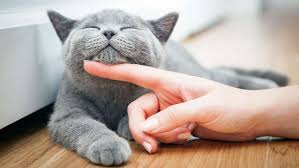
#> input picture cat.jpeg, 299 x 168 px
$ python image_br.py
#> lines starting #> are read from the running program, lines starting #| are printed output that depends on the picture; after the words box and inside, x2 and y2 are one past the last pixel; in counts of white or black regions, pixels touching at a corner belong together

import cv2
import numpy as np


image ="cat.jpeg"
#creating blank window
blank_image = np.zeros((400,500,3), np.uint8)

#for making boxes and naming the boxes
cv2.putText(blank_image,'1',(100,100),cv2.FONT_HERSHEY_SIMPLEX,1,(255,255,255),2)
cv2.rectangle(blank_image,(0,0),(200,200),(255,255,255),2)
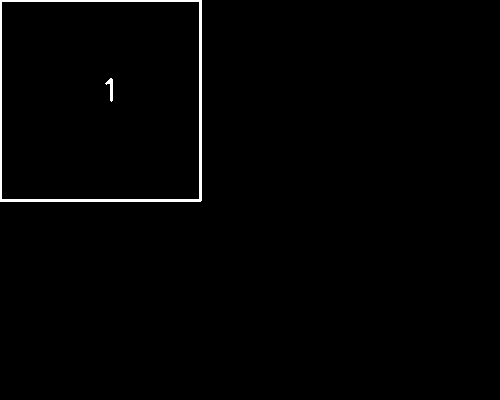
#> blank_image: shape (400, 500, 3); 1% white; 2 white regions, box (x1, y1, x2, y2) and area: (0, 0, 202, 202) 1994, (105, 78, 113, 102) 85
cv2.putText(blank_image,'2',(300,100),cv2.FONT_HERSHEY_SIMPLEX,1,(255,255,255),2)
cv2.rectangle(blank_image,(200,0),(400,200),(255,255,255),2)
cv2.putText(blank_image,'3',(100,300),cv2.FONT_HERSHEY_SIMPLEX,1,(255,255,255),2)
cv2.rectangle(blank_image,(0,200),(200,400),(255,255,255),2)
cv2.putText(blank_image,'4',(300,300),cv2.FONT_HERSHEY_SIMPLEX,1,(255,255,255),2)
cv2.rectangle(blank_image,(200,200),(400,400),(255,255,255),2)
#> blank_image: shape (400, 500, 3); 3.1% white; 5 white regions, box (x1, y1, x2, y2) and area: (0, 0, 402, 400) 5564, (302, 78, 319, 102) 165, (102, 278, 119, 302) 158, (302, 278, 320, 302) 154, (105, 78, 113, 102) 85


#reading image and creating window
cv2.namedWindow('window')
im=cv2.imread(image)
#> im is the input picture: shape (168, 299, 3); mean B, G, R 155, 163.6, 178.6
im=cv2.resize(im,(400,400))
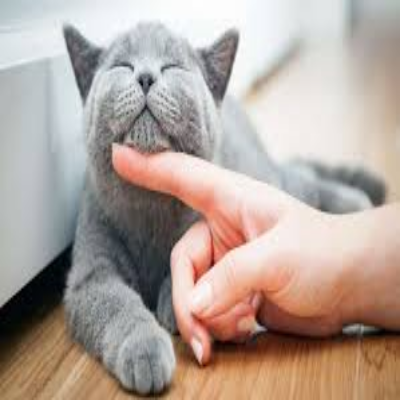
#> im: shape (400, 400, 3); mean B, G, R 154.9, 163.5, 178.5

#creating four segment images
im1=im[0:200,0:200]
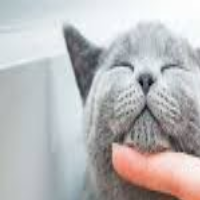
#> im1: shape (200, 200, 3); mean B, G, R 185.5, 184.6, 185.9
_im1=cv2.resize(im1,(100,100))

im2=im[0:200,200:400]
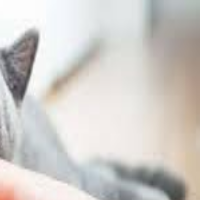
#> im2: shape (200, 200, 3); mean B, G, R 200.9, 204.6, 207.6
_im2=cv2.resize(im2,(100,100))

im3=im[200:400,0:200]
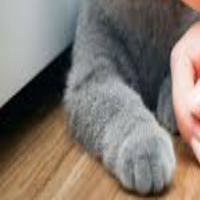
#> im3: shape (200, 200, 3); mean B, G, R 111.7, 120.2, 130
_im3=cv2.resize(im3,(100,100))

im4=im[200:400,200:400]
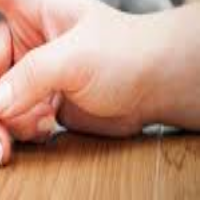
#> im4: shape (200, 200, 3); mean B, G, R 121.6, 144.7, 190.6
_im4=cv2.resize(im4,(100,100))

#Global variables
count=0  #global count
f=False

#function for counter
# [45 lines left out: functions fun_count, image_match, keep_coordinates, not called in this run]

#setMouseCallback
cv2.setMouseCallback('window',keep_coordinates)

#side selection subimage partof window
blank_image[0:100,400:500]=_im4
blank_image[100:200,400:500]=_im1
blank_image[200:300,400:500]=_im2
blank_image[300:400,400:500]=_im3
#horizontal line
cv2.line(blank_image,(400,100),(500,100),(0,0,0),2)
cv2.line(blank_image,(400,200),(500,200),(0,0,0),2)
cv2.line(blank_image,(400,300),(500,300),(0,0,0),2)
cv2.line(blank_image,(400,400),(500,400),(0,0,0),2)
#> blank_image: shape (400, 500, 3); mean of channels 0, 1, 2 37, 38.6, 41.6
#vertical line
cv2.line(blank_image,(400,0),(400,400),(0,0,0),2)
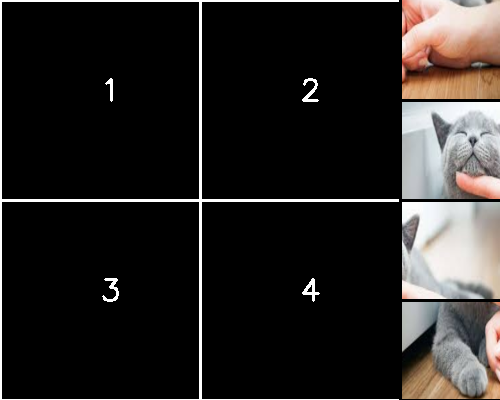
#> blank_image: shape (400, 500, 3); mean of channels 0, 1, 2 35.8, 37.5, 40.4; drawn as B, G, R

#display images
cv2.imshow('window',blank_image)
#cv2.imshow('cat',im)

#to close window with pressing any key
cv2.waitKey(0)
cv2.destroyAllWindows()
